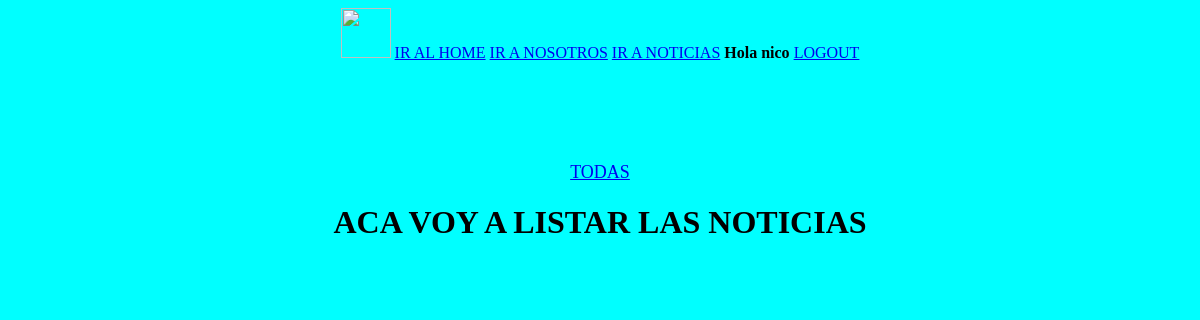
The page /Noticias/ (signed in) on the database as committed earlier.
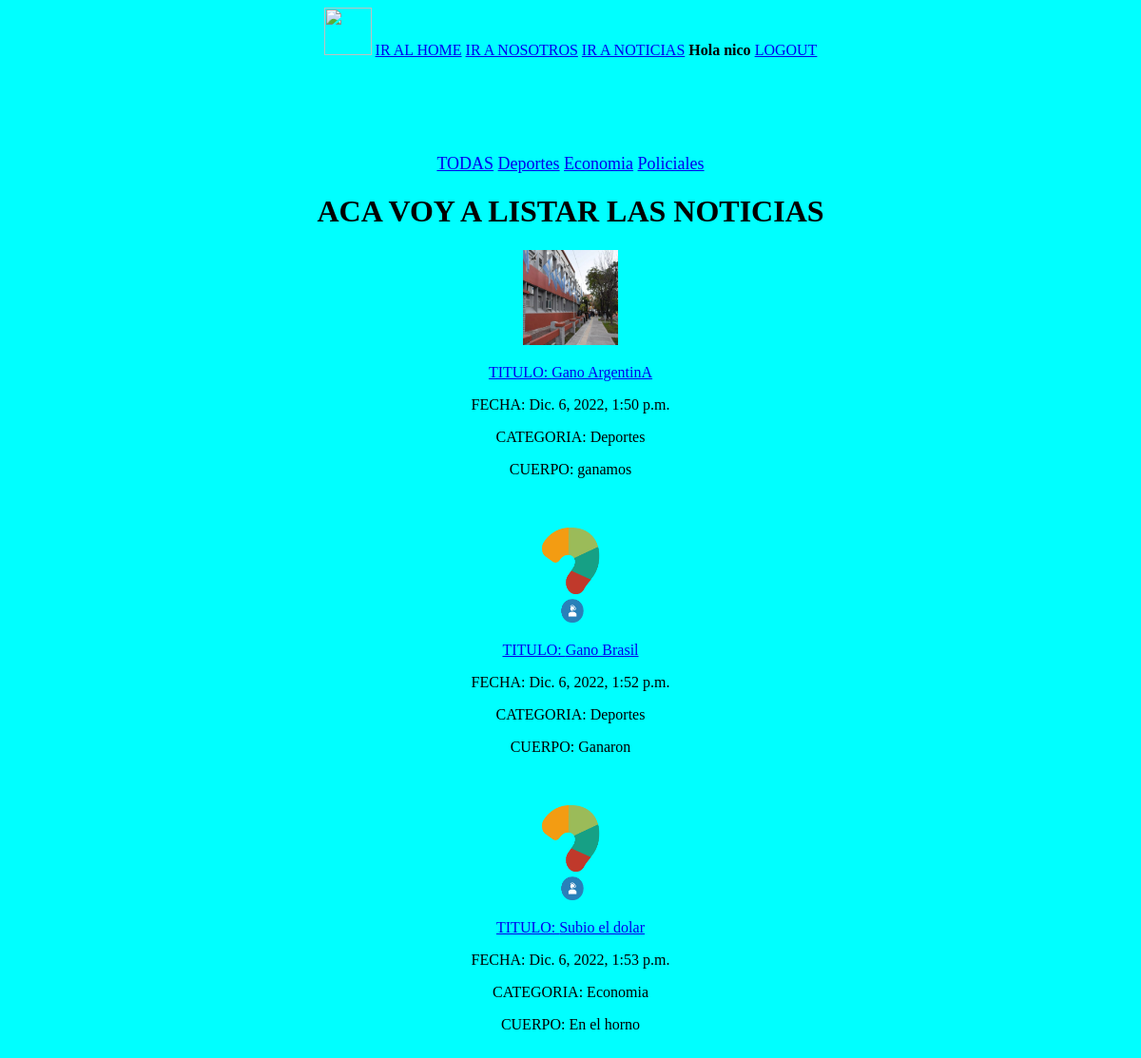
The same page on the database as committed later.
### apps/usuarios/models.py (models this page shows)
class Usuario(AbstractUser):
	pass

### apps/noticias/models.py (models this page shows, shortened)
class Categoria(models.Model):
	nombre = models.CharField(max_length = 60)
	def __str__(self):
		return self.nombre

class Noticia(models.Model):
	titulo = models.CharField(max_length = 150)
	cuerpo = models.TextField()
	imagen = models.ImageField(upload_to = 'noticias')
	categoria_noticia = models.ForeignKey(Categoria, on_delete = models.CASCADE)
	fecha = models.DateTimeField(auto_now_add=True)

### apps/noticias/views.py (the view)
# urls.py: path('', views.Listar_Noticias, name = 'listar'),
@login_required
def Listar_Noticias(request):
	contexto = {}
	id_categoria = request.GET.get('id',None)
	if id_categoria:
		n = Noticia.objects.filter(categoria_noticia = id_categoria)
	else:
		n = Noticia.objects.all() #RETORNA UNA LISTA DE OBJETOS
	contexto['noticias'] = n
	cat = Categoria.objects.all().order_by('nombre')
	contexto['categorias'] = cat
	return render(request, 'noticias/listar.html', contexto)

### templates/noticias/listar.html (shortened to what this page needs)
{% extends 'base.html' %}
{% load static %}
{% block contenido %}
	<div class="submenu">
		<a href="{% url 'noticias:listar' %}">TODAS</a>
		{% for cat in categorias %}
			<a href="?id={{cat.pk}}">{{cat.nombre}}</a>
		{% endfor %}
	</div>
	<h1>ACA VOY A LISTAR LAS NOTICIAS</h1>
	{% for noti in noticias %}
		<img src="{{noti.imagen.url}}" width="100" height="100">
		<p><a href="{% url 'noticias:detalle' noti.pk %}">TITULO: {{noti.titulo}}</a></p>
		<p>FECHA: {{noti.fecha}}</p>
		<p>CATEGORIA: {{noti.categoria_noticia}}</p>
		<p>CUERPO: {{noti.cuerpo}}</p>
		<br><br>
	{% endfor %}
{% endblock contenido %}

### templates/base.html (shortened to what this page needs)
{% load static %}
<!DOCTYPE html>
<html>
<head>
	<link rel="stylesheet" type="text/css" href="{% static 'css/main.css' %}">
</head>
<body class="contenedor">
	<div class="centrar">
		<img src="{% static 'img/logo.png' %}" width="50px" height="50px">
		<a href="{% url 'home' %}">IR AL HOME</a>
		<a href="{% url 'nosotros' %}">IR A NOSOTROS</a>
		<a href="{% url 'noticias:listar' %}">IR A NOTICIAS</a>
		{% if user.is_authenticated %}
			<strong>Hola {{ user.username }}</strong>
			<a href="{% url 'logout' %}">LOGOUT</a>
		{% else %}
			<a href="{% url 'login' %}">LOGIN</a>
			<a href="{% url 'usuarios:registro' %}">Registrar</a>
		{% endif %}
	</div>
	<div class="bloque">
	{% block contenido %}
	{% endblock contenido %}
	</div>
</body>
</html>

### static/css/main.css (style rules this page uses)
.contenedor { background-color: aqua; }
.centrar { text-align: center; }
.bloque { text-align: center; padding: 100px; }
.submenu { font-size: 18px ; }

Rows that differ between the two databases and show on the page:
added Categoria: nombre "Deportes"
added Categoria: nombre "Economia"
added Categoria: nombre "Policiales"
added Noticia: imagen (picture), titulo "Gano ArgentinA", fecha "Dic. 6, 2022, 1:50 p.m.", categoria_noticia "Deportes", cuerpo "ganamos"
added Noticia: imagen (picture), titulo "Gano Brasil", fecha "Dic. 6, 2022, 1:52 p.m.", categoria_noticia "Deportes", cuerpo "Ganaron"
added Noticia: imagen (picture), titulo "Subio el dolar", fecha "Dic. 6, 2022, 1:53 p.m.", categoria_noticia "Economia", cuerpo "En el horno"
